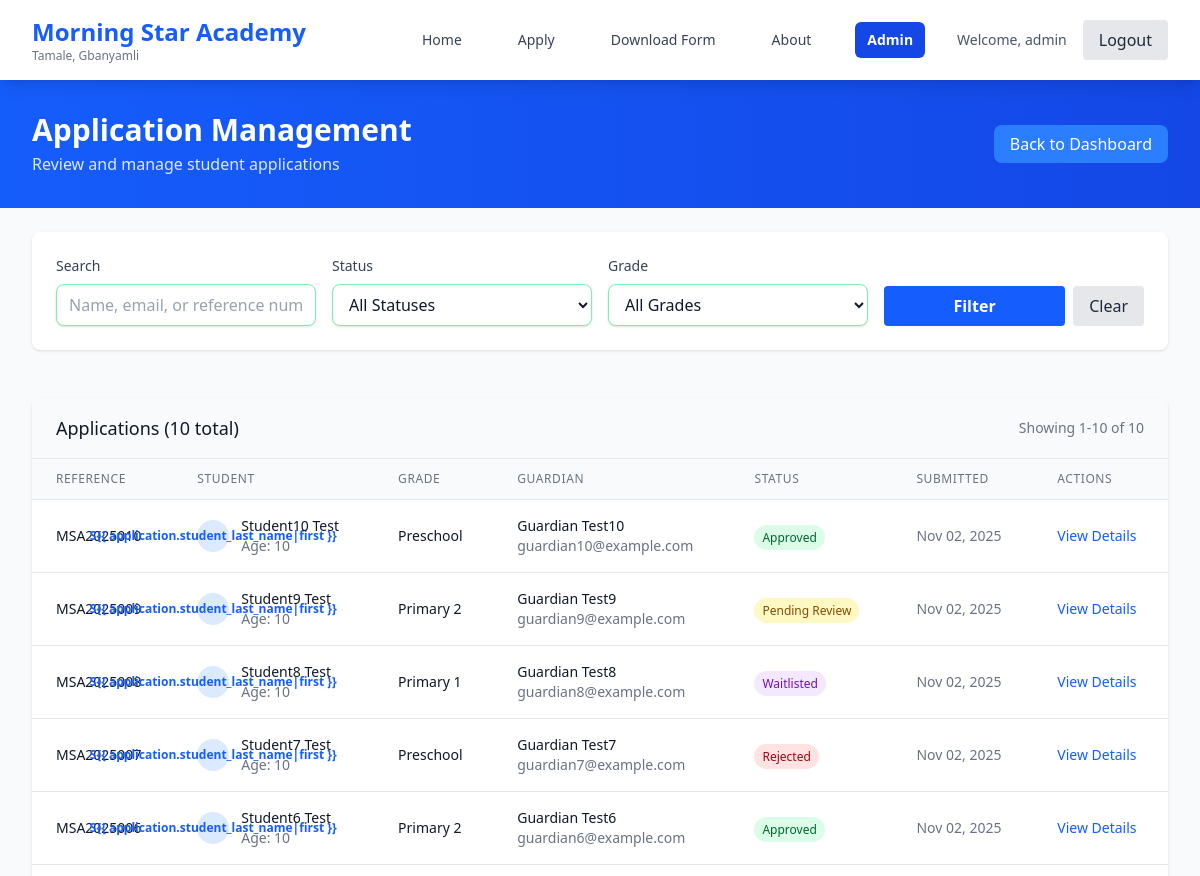
The app's page /admin-portal/applications/ (signed in, upper part), older data.
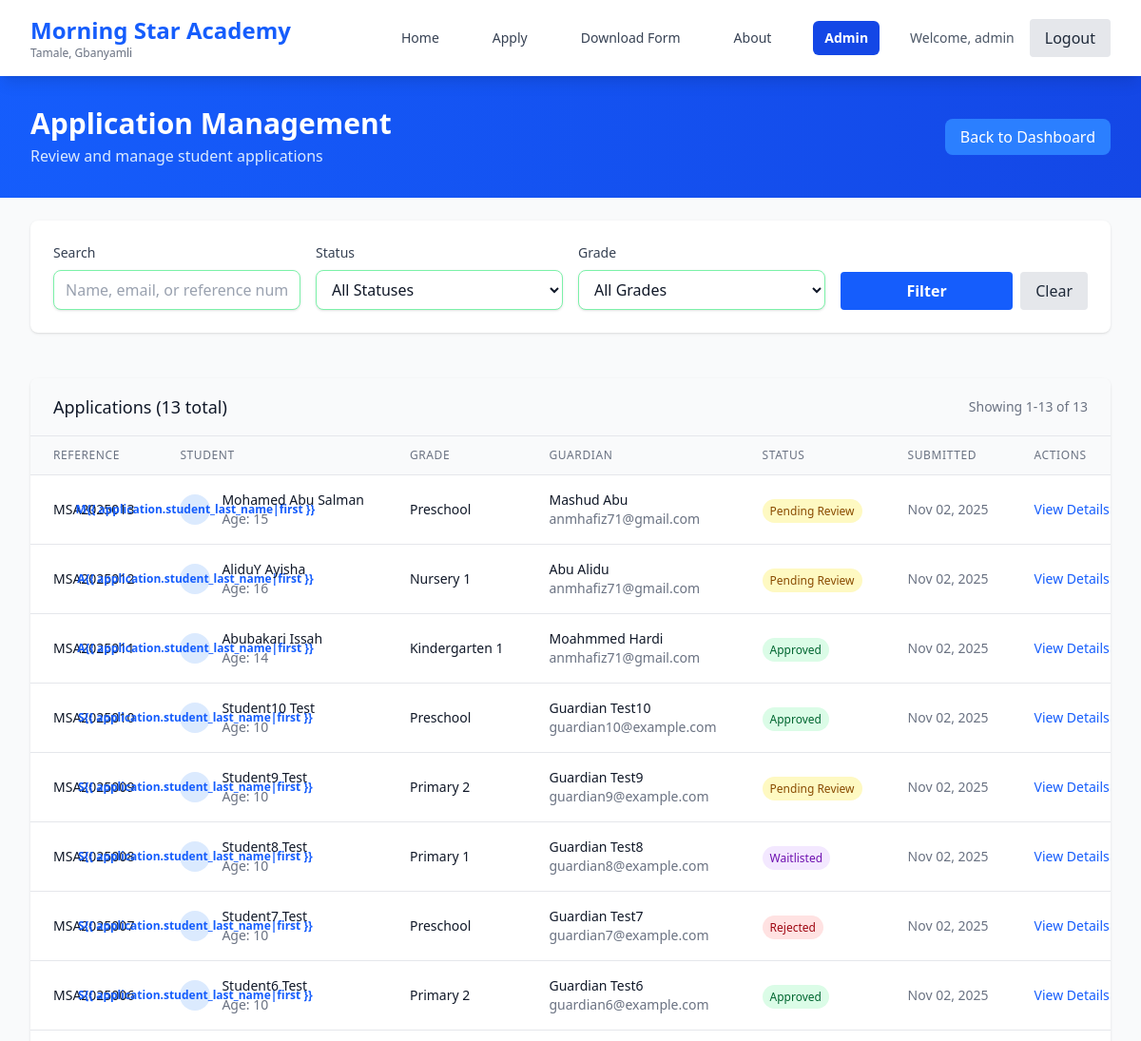
The same page, newer data.
### applications/models.py (models this page shows, shortened)
class Application(models.Model):
    STATUS_CHOICES = [
        ('pending', 'Pending Review'),
        ('approved', 'Approved'),
        ('rejected', 'Rejected'),
        ('waitlist', 'Waitlisted'),
    ]
    GENDER_CHOICES = [
        ('M', 'Male'),
        ('F', 'Female'),
    ]
    GRADE_CHOICES = [
        ('preschool', 'Preschool'),
        ('nursery_1', 'Nursery 1'),
        ('nursery_2', 'Nursery 2'),
        ('kindergarten_1', 'Kindergarten 1'),
        ('kindergarten_2', 'Kindergarten 2'),
        ('primary_1', 'Primary 1'),
        ('primary_2', 'Primary 2'),
        ('primary_3', 'Primary 3'),
        ('primary_4', 'Primary 4'),
        ('primary_5', 'Primary 5'),
        ('primary_6', 'Primary 6'),
        ('jhs_1', 'JHS 1'),
        ('jhs_2', 'JHS 2'),
        ('jhs_3', 'JHS 3'),
    ]
    RELATIONSHIP_CHOICES = [
        ('father', 'Father'),
        ('mother', 'Mother'),
        ('guardian', 'Guardian'),
        ('grandparent', 'Grandparent'),
        ('uncle', 'Uncle'),
        ('aunt', 'Aunt'),
        ('other', 'Other'),
    ]
    reference_number = models.CharField(max_length=20, unique=True, blank=True)
    created_at = models.DateTimeField(auto_now_add=True)
    updated_at = models.DateTimeField(auto_now=True)
    status = models.CharField(max_length=20, choices=STATUS_CHOICES, default='pending')
    student_first_name = models.CharField(max_length=100, verbose_name="Student's First Name")
    student_last_name = models.CharField(max_length=100, verbose_name="Student's Last Name")
    student_date_of_birth = models.DateField(verbose_name="Student's Date of Birth")
    student_gender = models.CharField(max_length=10, choices=GENDER_CHOICES, verbose_name="Student's Gender")
    student_place_of_birth = models.CharField(max_length=200, verbose_name="Student's Place of Birth")
    previous_school = models.CharField(max_length=200, blank=True, verbose_name="Previous School (if any)")
    grade_applying_for = models.CharField(max_length=50, choices=GRADE_CHOICES, verbose_name="Grade Applying For")
    guardian_first_name = models.CharField(max_length=100, verbose_name="Guardian's First Name")
    guardian_last_name = models.CharField(max_length=100, verbose_name="Guardian's Last Name")
    guardian_relationship = models.CharField(max_length=50, choices=RELATIONSHIP_CHOICES, verbose_name="Relationship to Student")
    guardian_phone = models.CharField(max_length=20, verbose_name="Guardian's Phone Number")
    guardian_email = models.EmailField(verbose_name="Guardian's Email Address")
    guardian_address = models.TextField(verbose_name="Guardian's Address")
    guardian_occupation = models.CharField(max_length=100, verbose_name="Guardian's Occupation")
    emergency_contact_name = models.CharField(max_length=100, verbose_name="Emergency Contact Name")
    emergency_contact_phone = models.CharField(max_length=20, verbose_name="Emergency Contact Phone")
    emergency_contact_relationship = models.CharField(max_length=50, verbose_name="Emergency Contact Relationship")
    medical_conditions = models.TextField(blank=True, verbose_name="Medical Conditions/Allergies (if any)")
    special_requirements = models.TextField(blank=True, verbose_name="Special Educational Requirements (if any)")
    additional_notes = models.TextField(blank=True, verbose_name="Additional Notes")
    class Meta:
        ordering = ['-created_at']
        verbose_name = "Application"
        verbose_name_plural = "Applications"
    @property
    def student_full_name(self):
        return f"{self.student_first_name} {self.student_last_name}"
    @property
    def guardian_full_name(self):
        return f"{self.guardian_first_name} {self.guardian_last_name}"
    @property
    def age_at_application(self):
        today = timezone.now().date()
        return today.year - self.student_date_of_birth.year - (
            (today.month, today.day) < (self.student_date_of_birth.month, self.student_date_of_birth.day)
        )

### administration/views.py (the view, shortened to what this page needs)
# urls.py: path('applications/', views.ApplicationListView.as_view(), name='application_list'),
class ApplicationListView(StaffRequiredMixin, ListView):
    model = Application
    template_name = 'administration/application_list.html'
    context_object_name = 'applications'
    paginate_by = 20
    def get_queryset(self):
        queryset = Application.objects.all().order_by('-created_at')
        status = self.request.GET.get('status')
        if status and status in ['pending', 'approved', 'rejected', 'waitlist']:
            queryset = queryset.filter(status=status)
        grade = self.request.GET.get('grade')
        if grade:
            queryset = queryset.filter(grade_applying_for=grade)
        search = self.request.GET.get('search')
        return queryset
    def get_context_data(self, **kwargs):
        context = super().get_context_data(**kwargs)
        context['status_choices'] = Application.STATUS_CHOICES
        context['grade_choices'] = Application.GRADE_CHOICES
        context['current_status'] = self.request.GET.get('status', '')
        context['current_grade'] = self.request.GET.get('grade', '')
        context['current_search'] = self.request.GET.get('search', '')
        return context

### administration/views.py (called while the page is built)
    def test_func(self):
        return self.request.user.is_staff

### templates/administration/application_list.html (shortened to what the changed rows need)
{% extends 'base.html' %}
{% block content %}
<section class="bg-gradient-to-r from-blue-600 to-blue-700 py-8">
    <div class="max-w-7xl mx-auto px-4 sm:px-6 lg:px-8">
        <div class="flex items-center justify-between">
            <div>
                <h1 class="text-3xl font-bold text-white">Application Management</h1>
            </div>
        </div>
    </div>
</section>
<section class="py-6 bg-gray-50">
    <div class="max-w-7xl mx-auto px-4 sm:px-6 lg:px-8">
        <div class="bg-white rounded-lg shadow overflow-hidden">
            {% if applications %}
            <div class="px-6 py-4 border-b border-gray-200 bg-gray-50">
                <div class="flex items-center justify-between">
                    <h3 class="text-lg font-medium text-gray-900">
                        Applications ({{ page_obj.paginator.count }} total)
                    </h3>
                    <div class="text-sm text-gray-500">
                        Showing {{ page_obj.start_index }}-{{ page_obj.end_index }} of {{ page_obj.paginator.count }}
                    </div>
                </div>
            </div>
            <div class="overflow-x-auto">
                <table class="min-w-full divide-y divide-gray-200">
                    <thead class="bg-gray-50">
                        <tr>
                            <th class="px-6 py-3 text-left text-xs font-medium text-gray-500 uppercase tracking-wider">
                                Reference
                            </th>
                            <th class="px-6 py-3 text-left text-xs font-medium text-gray-500 uppercase tracking-wider">
                                Student
                            </th>
                            <th class="px-6 py-3 text-left text-xs font-medium text-gray-500 uppercase tracking-wider">
                                Grade
                            </th>
                            <th class="px-6 py-3 text-left text-xs font-medium text-gray-500 uppercase tracking-wider">
                                Guardian
                            </th>
                            <th class="px-6 py-3 text-left text-xs font-medium text-gray-500 uppercase tracking-wider">
                                Status
                            </th>
                            <th class="px-6 py-3 text-left text-xs font-medium text-gray-500 uppercase tracking-wider">
                                Submitted
                            </th>
                            <th class="px-6 py-3 text-left text-xs font-medium text-gray-500 uppercase tracking-wider">
                                Actions
                            </th>
                        </tr>
                    </thead>
                    <tbody class="bg-white divide-y divide-gray-200">
                        {% for application in applications %}
                        <tr class="hover:bg-gray-50">
                            <td class="px-6 py-4 whitespace-nowrap">
                                <div class="text-sm font-medium text-gray-900">
                                    {{ application.reference_number }}
                                </div>
                            </td>
                            <td class="px-6 py-4 whitespace-nowrap">
                                <div class="flex items-center">
                                    <div class="w-8 h-8 bg-blue-100 rounded-full flex items-center justify-center mr-3">
                                        <span class="text-blue-600 font-semibold text-xs">
                                            {{ application.student_first_name|first }}{{
                                            application.student_last_name|first }}
                                        </span>
                                    </div>
                                    <div>
                                        <div class="text-sm font-medium text-gray-900">
                                            {{ application.student_full_name }}
                                        </div>
                                        <div class="text-sm text-gray-500">
                                            Age: {{ application.age_at_application }}
                                        </div>
                                    </div>
                                </div>
                            </td>
                            <td class="px-6 py-4 whitespace-nowrap">
                                <div class="text-sm text-gray-900">
                                    {{ application.get_grade_applying_for_display }}
                                </div>
                            </td>
                            <td class="px-6 py-4 whitespace-nowrap">
                                <div class="text-sm text-gray-900">
                                    {{ application.guardian_full_name }}
                                </div>
                                <div class="text-sm text-gray-500">
                                    {{ application.guardian_email }}
                                </div>
                            </td>
                            <td class="px-6 py-4 whitespace-nowrap">
                                <span class="px-2 py-1 text-xs font-medium rounded-full
                                            {% if application.status == 'pending' %}bg-yellow-100 text-yellow-800
                                            {% elif application.status == 'approved' %}bg-green-100 text-green-800
                                            {% elif application.status == 'rejected' %}bg-red-100 text-red-800
                                            {% elif application.status == 'waitlist' %}bg-purple-100 text-purple-800
                                            {% endif %}">
                                    {{ application.get_status_display }}
                                </span>
                            </td>
                            <td class="px-6 py-4 whitespace-nowrap text-sm text-gray-500">
                                {{ application.created_at|date:"M d, Y" }}
                            </td>
                            <td class="px-6 py-4 whitespace-nowrap text-sm font-medium">
                                <a href="{% url 'administration:application_detail' application.pk %}"
                                    class="text-blue-600 hover:text-blue-900">
                                    View Details
                                </a>
                            </td>
                        </tr>
                        {% endfor %}
                    </tbody>
                </table>
            </div>
            {% endif %}
        </div>
    </div>
</section>
{% endblock %}

Row changes from the older to the newer data that the page shows:
added Application: reference_number "MSA2025013", student_first_name|first "M", student_full_name "Mohamed Abu Salman", age_at_application "15", grade_applying_for "Preschool", guardian_full_name "Mashud Abu", guardian_email "anmhafiz71@gmail.com", status "Pending Review", created_at "Nov 02, 2025"
added Application: reference_number "MSA2025012", student_first_name|first "A", student_full_name "AliduY Ayisha", age_at_application "16", grade_applying_for "Nursery 1", guardian_full_name "Abu Alidu", guardian_email "anmhafiz71@gmail.com", status "Pending Review", created_at "Nov 02, 2025"
added Application: reference_number "MSA2025011", student_first_name|first "A", student_full_name "Abubakari Issah", age_at_application "14", grade_applying_for "Kindergarten 1", guardian_full_name "Moahmmed Hardi", guardian_email "anmhafiz71@gmail.com", status "Approved", created_at "Nov 02, 2025"
Text that changed along with them:
{{ page_obj.paginator.count }}: "10" → "13"
{{ page_obj.end_index }}: "10" → "13"
